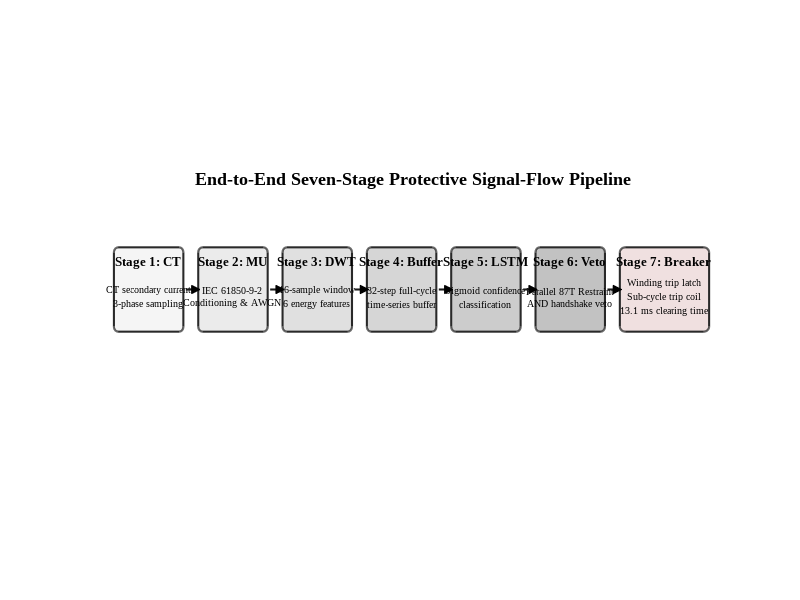

Write the MATLAB code that produced this figure.
%% plot_signal_flow.m
% Generates publication-grade Figure 5.3: End-to-end seven-stage signal flow
% of the proposed protection scheme.

clear; close all; clc;

% Figure setup
fig = figure('Color','w','Units','inches','Position',[1 1 12.5 3.5]);
ax = axes(fig);
hold(ax, 'on'); axis(ax, 'equal'); axis(ax, 'off');
xlim(ax, [0 12.5]); ylim(ax, [0 3.5]);

fontName = 'Times New Roman';

%% Node definitions
% x, y, width, height, color, title, subtitle
nodes = {
    0.2, 0.9, 1.4, 1.7, [0.96 0.96 0.96], 'Stage 1: CT', {'CT secondary current', '3-phase sampling'};
    1.9, 0.9, 1.4, 1.7, [0.92 0.92 0.92], 'Stage 2: MU', {'IEC 61850-9-2', 'Conditioning & AWGN'};
    3.6, 0.9, 1.4, 1.7, [0.88 0.88 0.88], 'Stage 3: DWT', {'16-sample window', '6 energy features'};
    5.3, 0.9, 1.4, 1.7, [0.84 0.84 0.84], 'Stage 4: Buffer', {'32-step full-cycle', 'time-series buffer'};
    7.0, 0.9, 1.4, 1.7, [0.80 0.80 0.80], 'Stage 5: LSTM', {'Sigmoid confidence', 'classification'};
    8.7, 0.9, 1.4, 1.7, [0.76 0.76 0.76], 'Stage 6: Veto', {'Parallel 87T Restraint', 'AND handshake veto'};
    10.4, 0.9, 1.8, 1.7, [0.94 0.88 0.88], 'Stage 7: Breaker', {'Winding trip latch', 'Sub-cycle trip coil', '13.1 ms clearing time'}
};

%% Draw nodes
for i = 1:size(nodes, 1)
    x = nodes{i,1};
    y = nodes{i,2};
    w = nodes{i,3};
    h = nodes{i,4};
    col = nodes{i,5};
    lbl_title = nodes{i,6};
    lbl_sub = nodes{i,7};
    
    % Draw rounded rectangle
    rectangle(ax, 'Position', [x y w h], 'Curvature', [0.12 0.12], 'FaceColor', col, 'EdgeColor', [0.16 0.16 0.16], 'LineWidth', 1.5);
    
    % Draw Title
    text(ax, x + w/2, y + h - 0.3, lbl_title, 'FontName', fontName, 'FontSize', 9, 'FontWeight', 'bold', 'HorizontalAlignment', 'center');
    
    % Draw Subtitle
    text(ax, x + w/2, y + h/2 - 0.15, lbl_sub, 'FontName', fontName, 'FontSize', 7.5, 'HorizontalAlignment', 'center', 'VerticalAlignment', 'middle');
end

%% Draw arrows
for i = 1:size(nodes, 1)-1
    x1 = nodes{i,1} + nodes{i,3};
    y1 = nodes{i,2} + nodes{i,4}/2;
    x2 = nodes{i+1,1};
    y2 = nodes{i+1,2} + nodes{i+1,4}/2;
    
    % Draw line
    line(ax, [x1+0.05 x2-0.05], [y1 y1], 'Color', [0.1 0.1 0.1], 'LineWidth', 1.5);
    % Draw arrow head
    plot(ax, x2-0.05, y1, 'k>', 'MarkerFaceColor', 'k', 'MarkerSize', 6);
end

% Title
title('End-to-End Seven-Stage Protective Signal-Flow Pipeline', 'FontName', fontName, 'FontSize', 13, 'FontWeight', 'bold');

% Save output
outPath = fullfile(pwd, 'figures', 'proposed_protection_signal_flow.png');
exportgraphics(fig, outPath, 'Resolution', 300);
close(fig);
fprintf('Successfully generated: %s\n', outPath);
